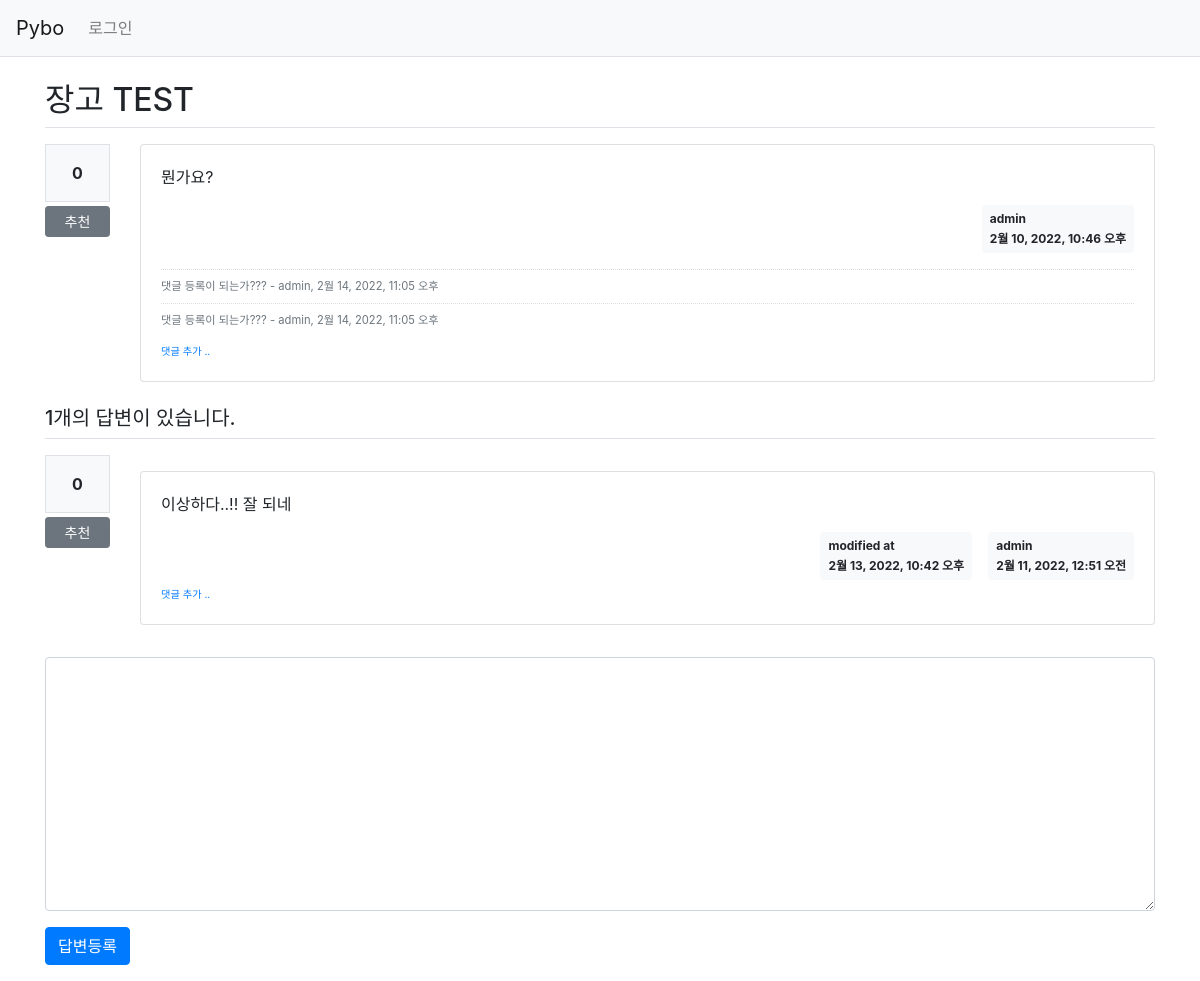
The app's page /pybo/304/, older data.
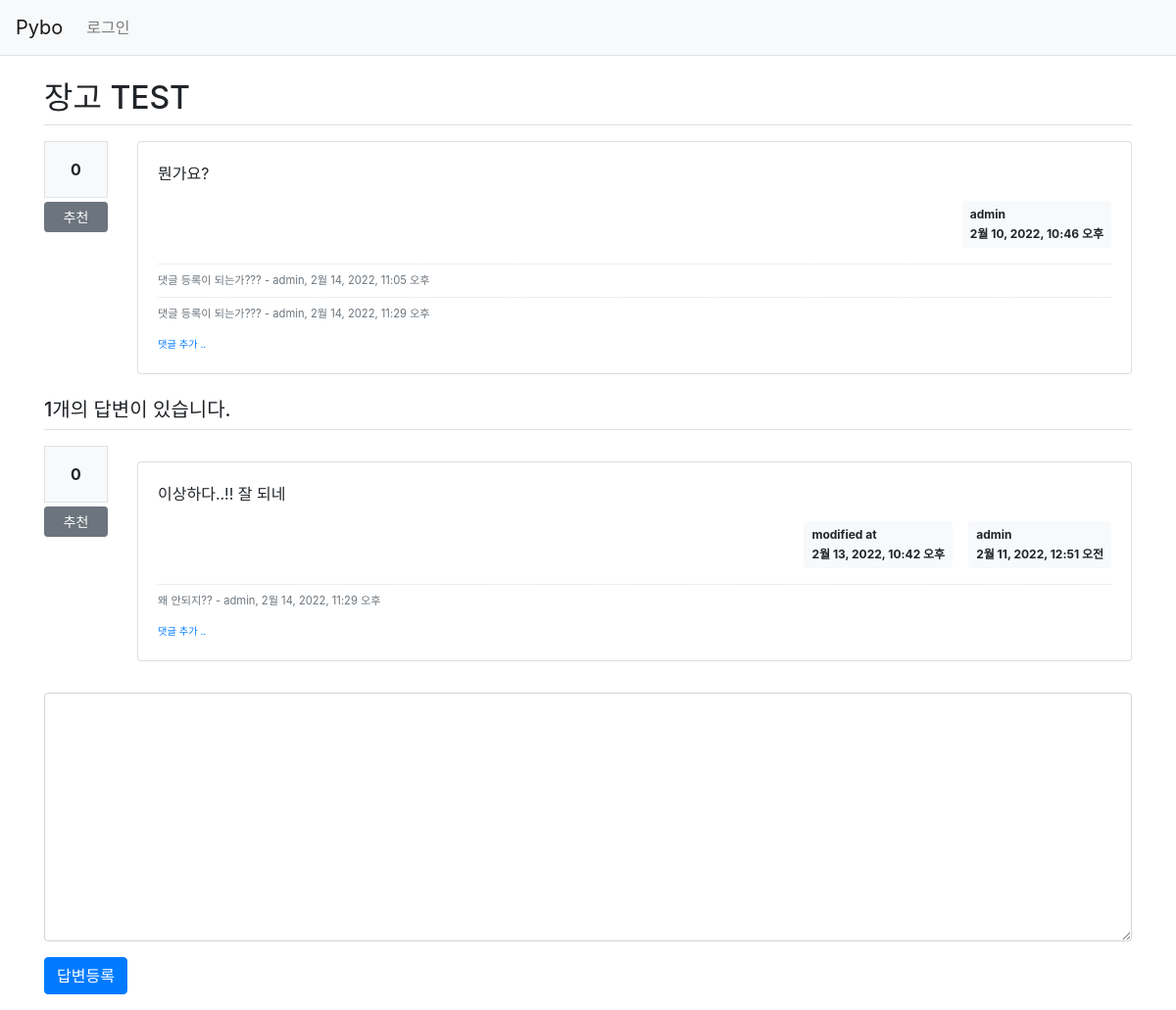
The same page, newer data.
### pybo/models.py (models this page shows)
class Comment(models.Model):
    author = models.ForeignKey(User, on_delete=models.CASCADE)
    content = models.TextField()
    create_date = models.DateTimeField()
    modify_date = models.DateTimeField(null=True, blank=True)
    question = models.ForeignKey(Question, null=True, blank=True, on_delete=models.CASCADE)
    answer = models.ForeignKey(Answer, null=True, blank=True, on_delete=models.CASCADE)

class Answer(models.Model):
    author = models.ForeignKey(User, on_delete=models.CASCADE, related_name='author_answer')
    question = models.ForeignKey(Question, on_delete=models.CASCADE)
    content = models.TextField()
    create_date = models.DateTimeField()
    modify_date = models.DateTimeField(null=True, blank=True)
    voter = models.ManyToManyField(User, related_name='voter_answer')

### pybo/views/base_views.py (the view)
def detail(request, question_id):
    question = get_object_or_404(Question, pk=question_id)
    context = {'question': question}
    return render(request, 'pybo/question_detail.html', context)

### pybo/templatetags/pybo_filter.py (called while the page is built)
@register.filter()
def mark(value):
    extensions = ["nl2br", "fenced_code"]
    return mark_safe(markdown.markdown(value, extensions=extensions))

### templates/pybo/question_detail.html (shortened to what the changed rows need)
{% extends 'base.html' %}
{% load pybo_filter %}
{% block content %}
<div class="container my-3">
    <h2 class="border-bottom py-2">{{ question.subject }}</h2>
       <div class="row my-3">
            <div class="col-11">
                <div class="card">
                    <div class="card-body">
                        {% if question.comment_set.count > 0 %}
                        <div class="mt-3">
                        {% for comment in question.comment_set.all %}
                            <div class="comment py-2 text-muted">
                                <span style="white-space: pre-line;">{{ comment.content }}</span>
                                <span>
                                    - {{ comment.author }}, {{ comment.create_date }}
                                </span>
                            </div>
                        {% endfor %}
                        </div>
                        {% endif %}
                    </div>
                </div>
             </div>
       </div>
    {% for answer in question.answer_set.all %}
    <div class="row my-3">
        <div class="col-1">
            <div class="bg-light text-center p-3 border font-weight-bolder mb-1">{{answer.voter.count}}</div>
            <a href="#" data-uri="{% url 'pybo:vote_answer' answer.id  %}"
                class="recommend btn btn-sm btn-secondary btn-block my-1">추천</a>
        </div>
        <div class="col-11">
            <div class="card my-3">
                <div class="card-body">
                    <div class="card-text">{{ answer.content|mark }}</div>
                    <div class="d-flex justify-content-end">
                        {% if answer.modify_date %}
                        <div class="badge badge-light p-2 text-left mx-3">
                            <div class="mb-2">modified at</div>
                            <div>{{ answer.modify_date }}</div>
                        </div>
                        {% endif %}
                       <div class="badge badge-light p-2 text-left">
                            <div class="mb-2">{{ answer.author.username }}</div>
                            <div>{{ answer.create_date }}</div>
                        </div>
                    </div>
                    {% if answer.comment_set.count > 0 %}
                    <div class="mt-3">
                    {% for comment in answer.comment_set.all %}
                        <div class="comment py-2 text-muted">
                            <span style="white-space: pre-line;">{{ comment.content }}</span>
                            <span>
                                - {{ comment.author }}, {{ comment.create_date }}
                            </span>
                        </div>
                    {% endfor %}
                    </div>
                    {% endif %}
                    <div>
                        <a href="{% url 'pybo:comment_create_answer' answer.id  %}"
                           class="small"><small>댓글 추가 ..</small></a>
                    </div>
                </div>
            </div>
        </div>
    </div>
    {% endfor %}
</div>
{% endblock %}

Row changes from the older to the newer data that the page shows:
removed Comment: content "댓글 등록이 되는가???", author "admin", create_date "2월 14, 2022, 11:05 오후", shown under "장고 TEST"
added Comment: content "댓글 등록이 되는가???", author "admin", create_date "2월 14, 2022, 11:29 오후", shown under "장고 TEST"
added Comment: content "왜 안되지??", author "admin", create_date "2월 14, 2022, 11:29 오후"
